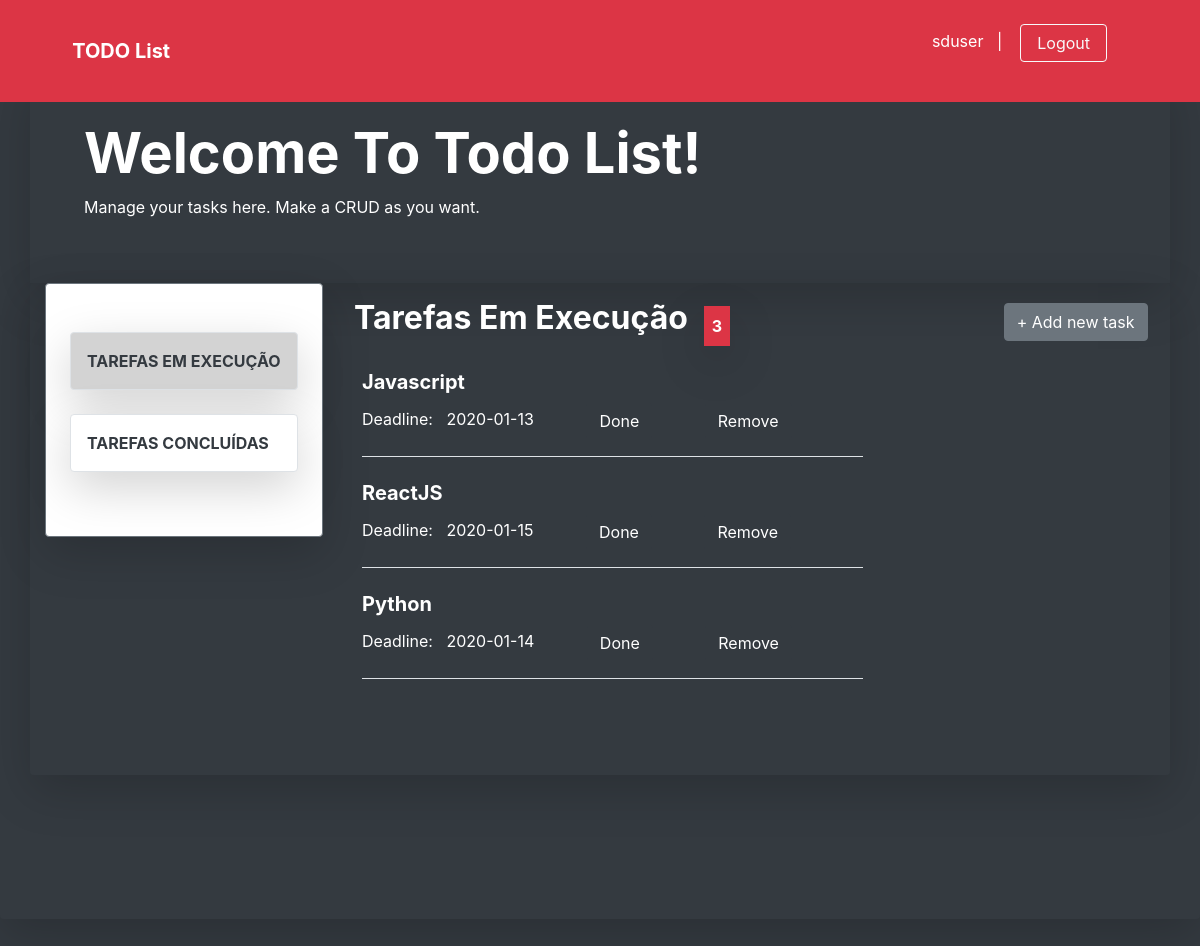
Page /task_doing (signed in) on the earlier database version.
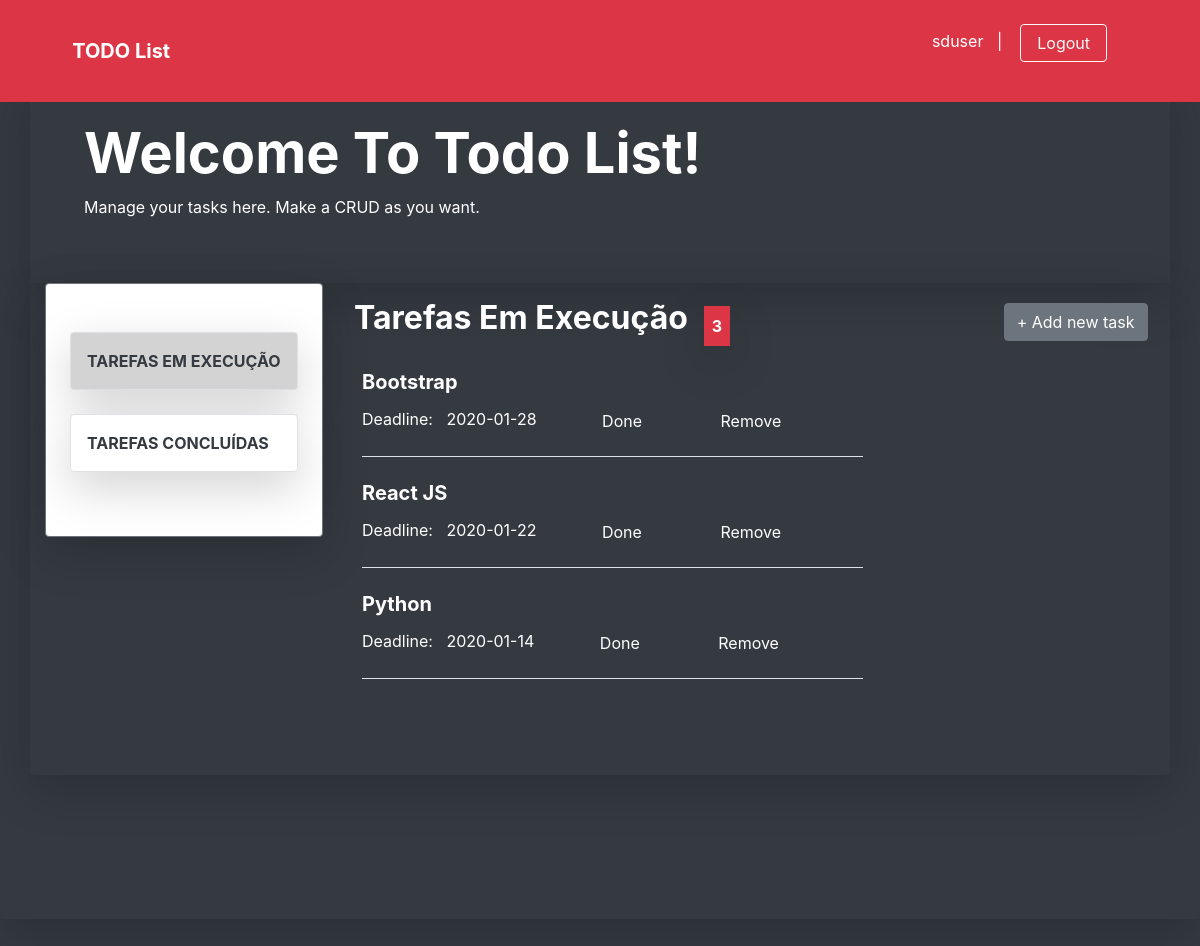
Same page on the later database version.
### app/models/tables.py (models this page shows, shortened)
class User(db.Model):
    __tablename__ = 'users'
    id = db.Column(db.Integer, primary_key=True)
    username = db.Column(db.String(50),
        unique=True,
        nullable=False
    )
    password = db.Column(db.String)
    name = db.Column(db.String)
    email = db.Column(db.String, unique=True)
    @property
    def is_authenticated(self):
        return True

class Task(db.Model):
    __tablename__ = 'tasks'
    id = db.Column(db.Integer, primary_key=True)
    task_name = db.Column(db.String, unique=True)
    description = db.Column(db.Text)
    start_date = db.Column(
        db.String,
        server_default=db.func.now(),
        nullable=False
    )
    done_status = db.Column(db.Boolean, default=False)
    deadline = db.Column(db.String, nullable=True)
    user_id = db.Column(db.Integer, db.ForeignKey('users.id'))
    task_owner = db.relationship('User', foreign_keys=user_id)

### app/controllers/default.py (the view)
@app.route('/task_doing', methods=['GET', 'POST'])
@login_required
def task_doing():
    task_form = TaskForm()
    tasks = Task.query.filter_by(user_id=current_user.id)
    task_doing_amount = 0
    for t in tasks:
        if t.done_status == False:
            task_doing_amount += 1
    return render_template(
        'task_doing.html',
        tasks=tasks,
        task_form=task_form,
        amount=task_doing_amount
    )

### app/controllers/default.py (called while the page is built)
@login_manager.user_loader
def load_user(id):
    return User.query.filter_by(id=id).first()

### app/templates/task_doing.html (shortened to what this page needs)
{% extends 'base-dashboard.html' %}
{% block content %}
<main role="main" class="shadow-lg bg-dark rounded">
    <div class="shadow-lg container bg-dark text-white py-5">
        <div class="container ml-4">
           <h1 class="display-4 font-weight-bolder text-capitalize">Welcome to todo list!</h1>
           <p>Manage your tasks here. Make a CRUD as you want.</p>
        </div>
    </div>
    <div class="shadow-lg container  w-100 row mx-auto rounded">
        <div class="shadow-lg w-25 row border border-secondary py-5 mb-auto ml-0 bg-white rounded">
            <div class="list-group rounded mx-auto my-auto">
                <a id="active_doing" class="shadow-lg border list-group-item list-group-item-action text-dark font-weight-bolder text-uppercase p-3 mb-4 rounded" href="{{ url_for('task_doing') }}">tarefas em execução</a>
                <a class="shadow-lg border list-group-item list-group-item-action text-dark font-weight-bolder text-uppercase p-3 mb-3 rounded" href="{{ url_for('task_done') }}">tarefas concluídas</a>
            </div>
        </div>
        <div class="w-75 mx-auto">
            <div id="btn-add" class="text-white font-weight-bold">
                <button type="button" class="btn btn-secondary" data-toggle="modal" data-target="#myModal">
                    &plus; Add new task
                </button>
            </div>
            <div id="all-task" class=" row col col-sm-8 col-md-8 col-lg-8 col-xl-8 text-white text-capitalize ml-2">
                <h2 class="display-7 text-white text-capitalize font-weight-bolder mb-3 p-3">Tarefas em execução</h2><p class="my-auto p-2 btn-danger shadow-lg text-white font-weight-bolder">{{amount}}</p>
                {% for t in tasks[::-1] %}
                    {% if t.done_status == False and t.deadline != None %}
                        <div class="ml-4 text-white text-capitalize w-100 border-bottom mb-4">
                            <a title="Click to update this task" class="text-decoration-none text-white" href="{{ url_for('task_pre_update', task_id=t.id) }}">
                                <h5><strong>{{ t.task_name }}</strong></h5>
                            </a>
                            <p class="d-inline">Deadline: &nbsp; {{ t.deadline }}
                              <form method="POST" action="{{ url_for('task_done') }}" class="d-inline ml-5" >
                                <button type="submit" class="btn btn-dark">Done</button>
                              </form>
                              <form method="POST" action="{{ url_for('task_delete') }}" class="d-inline ml-5" >
                                <button type="submit" class="btn btn-dark">Remove</button>
                              </form>
                            </p>
                        </div>
                    {% endif %}
                {% endfor %}
            </div>
        </div>
        <div class="container">
        </div>
        <br><br><br>
    </div>
    <br><br><br>
    <br><br><br>
</main>
{% endblock %}

### app/templates/base-dashboard.html (shortened to what this page needs)
<!doctype html>
<html lang="pt-br">
<head>
    <link
        href="{{ url_for('static', filename='css/bootstrap.min.css') }}"
        rel="stylesheet"
>
    <link href="{{ url_for('static', filename='css/mystyle.css') }}"
        rel="stylesheet" >
</head>
<body class="my-0 mx-auto py-0 bg-dark">
    <nav class="navbar navbar-expand-md fixed-top bg-danger ">
      <div class="container mx-auto py-3">
        <a class="navbar-brand w-75 mx-auto text-decoration-none text-white font-weight-bolder " href="#">TODO List</a>
          {% if current_user.is_authenticated %}
            <p class="text-white">{{ current_user.username }} &nbsp;&nbsp;| &nbsp;&nbsp;
              <button class="btn btn-outline-light px-3 mr-5 my-2 my-sm-0" onclick="go2logout()">
                Logout
              </button>
            </p>
          {% endif %}
      </div>
    </nav><br><br><br>
    {% block content %}
    {% endblock %}
    <br><br><br>
    <br><br><br>
</body>
</html>

### app/static/css/mystyle.css (style rules this page uses)
div#btn-add { position: relative; float: right; margin: 20px auto; }
a#active_doing { background-color: LightGray; color: #ffffff; }

Differences in the rows shown:
removed Task: task_name "Javascript", deadline "2020-01-13"
removed Task: task_name "ReactJS", deadline "2020-01-15"
added Task: task_name "Bootstrap", deadline "2020-01-28"
added Task: task_name "React JS", deadline "2020-01-22"
